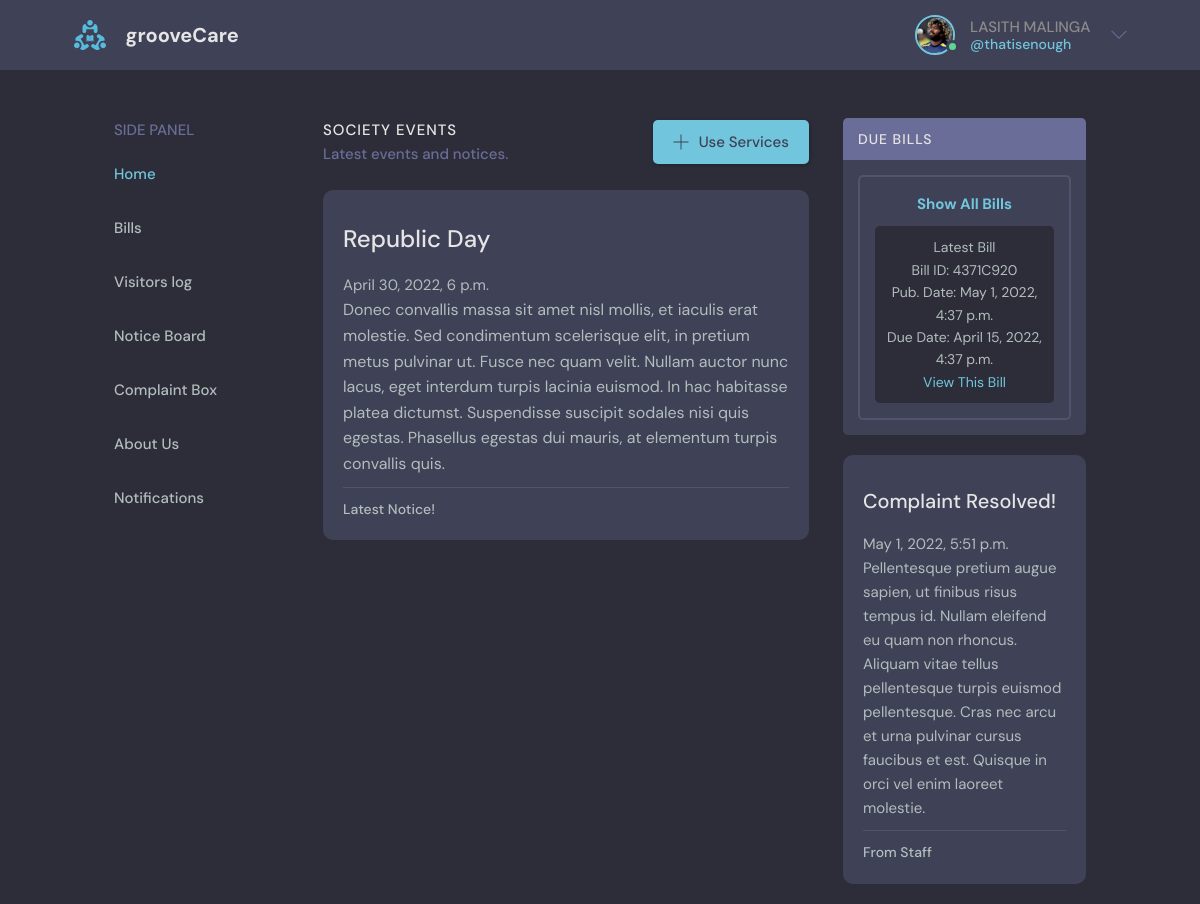
Screenshot of / (signed in) with the database file from the repository.
### main/models.py (models this page shows, shortened)
class Profile(models.Model):
    ch = (
        ("r", "Resident"),
        ("s", "Staff"),
        ("a", "Superuser")
    )
    user = models.OneToOneField(User, null=True, on_delete=models.CASCADE)
    name = models.CharField(max_length=100, null=True)
    email = models.EmailField()
    age = models.IntegerField(blank=True)
    flat_no = models.CharField(max_length=10)
    phone_number = models.IntegerField()
    photo = models.ImageField(null=True,upload_to='main/images', blank =True)
    status = models.CharField(max_length = 1, null=True, choices=ch)

class Notice(models.Model):
    ch = (
        ("y", "Show"),
        ("n", "Hide")
    )
    header_notice = CharField(max_length=100)
    details_notice = TextField()
    showtill = models.DateTimeField(blank=True, default=(datetime.datetime.now() + datetime.timedelta(days=1)))
    showflag = models.CharField(max_length=1, blank=True, choices=ch)
    publish_dt = models.DateTimeField(blank=True, default=datetime.datetime.now)

class Bills(models.Model):
    user = models.ForeignKey(User, null=True, on_delete=models.CASCADE)
    ch = (("y", "Paid"), ("n", "Pending"))
    status = models.CharField(max_length=1, choices=ch, blank=True)
    payment_time = models.DateTimeField(blank=True, default=datetime.datetime.now)
    bill_id = models.CharField(max_length=100, null=True)
    repairs_maintenance_charges = models.IntegerField()
    society_service_charges = models.IntegerField()
    sinking_fund_charges = models.IntegerField(default=80)
    parking_charges = models.IntegerField(default=100)
    charity_charges = models.IntegerField(default=20)
    previous_dues = models.IntegerField(default=0, null=True)
    publish_date = models.DateTimeField(default=datetime.datetime.now, blank=True)
    due_date = models.DateTimeField(blank=True)
    flat_no_and_date = models.CharField(max_length=100)

class Complaint(models.Model):
    username = models.CharField(max_length=100, null=True)
    name = models.CharField(max_length=100, null=True)
    flat_no = models.CharField(max_length=100, null=True)
    date = models.DateTimeField(null=True)
    subject = models.CharField(null=True, max_length=100)
    content = models.TextField(null=True)
    ch =(("y", "Resolved"), ("n", "Not Resolved"))
    status = models.CharField(max_length=1,null=True, choices=ch)
    resolve_msg = models.TextField(null=True)
    resolve_time = models.DateTimeField(null=True)
    complaint_user = models.ForeignKey(User, null=True, on_delete=models.CASCADE)

### main/views.py (the view)
# urls.py: path('', views.homepage, name='homepage'),
def homepage(request):
    if request.user.is_authenticated:
        max = Notice.objects.get(id = 1)
        utc=pytz.UTC
        maxtime = max.publish_dt.replace(tzinfo=utc)
        for notice in Notice.objects.all():
            noticetime = notice.publish_dt.replace(tzinfo = utc)
            maxtime = max.publish_dt.replace(tzinfo=utc)
            if notice.showflag == 'y':
                if noticetime > maxtime:
                    newestnotice = notice
                    max = notice
                else:
                    newestnotice = max
        max = Complaint.objects.filter(complaint_user = request.user)
        newestc=[]
        if max:
            maxi = max[0]
            user = request.user
            utc=pytz.UTC
            newestc = []
            if maxi.status == 'y':
                maxitime = maxi.resolve_time.replace(tzinfo=utc)
                if user.is_authenticated:
                    for c in Complaint.objects.filter(complaint_user = request.user):
                        if c.status == 'y':
                            ctime = c.resolve_time.replace(tzinfo = utc)
                            maxitime = maxi.resolve_time.replace(tzinfo=utc)
                            if ctime > maxitime:
                                newestc = c
                                maxi = c
                            else:
                                newestc = maxi
        if request.user.username == 'admin':
            newestc = []
            billsend=[]
        else:
            max = Bills.objects.filter(user = request.user)
            billsend=[]
            if max:
                for b in max:
                    x = b.bill_id
                maxi = Bills.objects.get(bill_id = x)
                user = request.user
                utc=pytz.UTC
                maxitime = maxi.publish_date.replace(tzinfo=utc)
                if user.is_authenticated:
                    for bill in Bills.objects.filter(user = request.user):
                        if bill.status == 'n':
                            billtime = bill.publish_date.replace(tzinfo=utc)
                            maxitime = maxi.publish_date.replace(tzinfo=utc)
                            if billtime>maxitime:
                                billsend = billtime
                                maxi = billtime
                            else:
                                billsend = maxi
        return render(request=request,
                    template_name='main/home.html',
                    context={'notice':newestnotice, 'complaint':newestc, 'bill':billsend, 'iprofile':Profile.objects.all()})
    else:
        return redirect('main:login')

### main/templates/main/home.html (shortened to what this page needs)
{% extends "main/header.html" %} {% block content %}
{% load static %}
{% if user.is_authenticated %}
<div class="roomList">
  <div class="roomList__header">
    <div>
      <h2>Society Events</h2>
      <p>Latest events and notices.</p>
    </div>
    <a class="btn btn--main" href="/service">
      <svg version="1.1" xmlns="http://www.w3.org/2000/svg" width="32" height="32" viewBox="0 0 32 32">
        <title>add</title>
        <path
          d="M16.943 0.943h-1.885v14.115h-14.115v1.885h14.115v14.115h1.885v-14.115h14.115v-1.885h-14.115v-14.115z"
        ></path>
      </svg>
      Use Services
    </a>
  </div>
  <div class="roomListRoom">
    <div class="roomListRoom__content">
      <a href="/noticeboard" style="font-size: x-large;">{{notice.header_notice}}</a>
      <br><span>{{notice.publish_dt}}</span>
      <p style="font-size: medium;">
        {{notice.details_notice|safe}}
      </p>
    </div>
    <div class="roomListRoom__meta">
      <a class="roomListRoom__joined">
        Latest Notice!
      </a>
    </div>
  </div>
</div>
<div>
<div class="activities">
  <div class="activities__header">
    <h2>Due Bills</h2>
  </div>
  <div class="activities__box">
    <div class="activities__boxHeader roomListRoom__header">
      <a href="/" class="roomListRoom__author">
        <h1><a href="/searchbill">Show All Bills</a></h1>
      </a>
    </div>
    <div class="activities__boxContent ">
      <div class="activities__boxRoomContent" style="text-align: center;">
        Latest Bill <br>
        Bill ID: {{bill.bill_id}}
        <p>Pub. Date: {{bill.publish_date}}</p>
        <P>Due Date: {{bill.due_date}}</P>
        <p><a href="/bill/{{bill.id}}">View This Bill</a></p>
      </div>
    </div>
  </div>
</div>
{% if complaint %}
<div class="roomListRoom" style="margin: 20px 0;">
  <div class="roomListRoom__content">
    <a href="/notif">Complaint Resolved!</a>
    <p>{{complaint.resolve_time}}</p>
    <p>
      {{complaint.resolve_msg|safe}}
    </p>
  </div>
  <div class="roomListRoom__meta">
    <a class="roomListRoom__joined">
      From Staff
    </a>
  </div>
</div>
{% endif %}
</div>
{% endif %}
{% endblock %}

### main/templates/main/includes/nav.html (shortened to what this page needs)
{% load static %}
<header class="header header--loggedIn">
	<div class="container">
		<a href="/" class="header__logo">
			<img src="{% static 'images/logo.svg' %}" />
			<h1>grooveCare</h1></a
		>
		<nav class="header__menu">
			{% if user.is_authenticated %}
			<div class="header__user">
				<a href="/">
					<div class="avatar avatar--medium active">
						{% for p in iprofile %} {% if p.user == user %}
						<img src="{{p.photo.url}}" />
						{% endif %} {% endfor %}
					</div>
					<p>
						{% for p in iprofile %} {% if p.user == user %}
						{{p.name}} {% endif %} {% endfor %}<span
							>@{{user.username}}</span
						>
					</p>
				</a>
				<button class="dropdown-button">
					<svg
						version="1.1"
						xmlns="http://www.w3.org/2000/svg"
						width="32"
						height="32"
						viewBox="0 0 32 32"
					>
						<title>More</title>
						<path
							d="M16 21l-13-13h-3l16 16 16-16h-3l-13 13z"
						></path>
					</svg>
				</button>
			</div>
			{% else %}
			<a href="/login">
				<img src="{% static 'images/avatar.svg' %}" />
				<p>Login</p>
			</a>
			{% endif %}
		</nav>
	</div>
</header>

### main/static/main/css/style.css (style rules this page uses)
* { font-family: "DM Sans", -apple-system, BlinkMacSystemFont, "Segoe UI", Roboto, Oxygen, Ubuntu, Cantarell, "Open Sans", "Helvetica Neue", sans-serif; margin: 0; padding: 0; box-sizing: border-box; text-rendering: optimizeLegibility; font-size: inherit; }
body { line-height: 1.6; font-weight: 400; font-size: 1.5rem; color: var(--color-light-gray); background-color: var(--color-bg); min-height: 100vh; }
img { width: 100%; }
a { display: inline-block; color: var(--color-main); text-decoration: none; }
.container { max-width: 120rem; width: 90%; margin: auto; }
.btn { background-color: transparent; border: none; display: inline-flex; align-items: center; gap: 1rem; cursor: pointer; transition: all ease-in-out 0.3s; padding: 1rem 2rem; border-radius: 5px; box-shadow: 1px 1px 3px 1px rgba(0, 0, 0, 0.15); font-weight: 500; }
.btn--main { background-color: var(--color-main); color: var(--color-dark); }
.btn > svg { fill: currentColor; width: 1.6rem; height: 1.6rem; }
.avatar { position: relative; display: inline-block; border-radius: 50%; border: 2px solid var(--color-main); }
.avatar img { display: block; border-radius: 50%; object-fit: cover; object-position: center; }
.avatar::after { content: ""; display: block; position: absolute; background-color: var(--color-gray); z-index: 111; border-radius: 50%; border: 0.3rem solid var(--color-dark); }
.avatar.active::after { background-color: var(--color-success); }
.avatar.avatar--medium img { width: 3.6rem; height: 3.6rem; border-radius: 50%; }
.avatar.avatar--medium:after { width: 0.7rem; height: 0.7rem; bottom: 0px; right: -6px; }
.header { padding: 1.5rem; background-color: var(--color-dark); }
.header > .container { display: flex; gap: 9.5rem; }
.header__logo, .header__user { display: flex; gap: 2rem; align-items: center; }
.header__logo > img { height: 3.2rem; width: 3.2rem; }
.header__logo > h1 { font-weight: 700; font-size: 2rem; color: var(--color-light); }
.header__menu { margin-left: auto; position: relative; }
.header__menu a { display: flex; gap: 1.5rem; align-items: center; font-weight: 500; text-decoration: none; color: var(--color-gray); }
.header__menu img { height: 3.6rem; }
.header__menu p { line-height: 1.2; }
.header__menu span { color: var(--color-main); font-weight: 500; font-size: 1.4rem; display: block; }
.header__menu svg { width: 1.6rem; height: 1.6rem; fill: var(--color-dark-light); }
.dropdown-button { background: transparent; border: 0; outline: 0; cursor: pointer; }
.layout--3 > .container > div:nth-child(2) { flex-basis: 50%; }
.layout--3 > .container > div:last-child { flex-basis: 25%; }
.roomList__header { display: flex; justify-content: space-between; align-items: center; margin-bottom: 2.4rem; }
.roomList__header h2 { text-transform: uppercase; font-weight: 500; color: var(--color-light); letter-spacing: 1px; }
.roomList__header p { font-weight: 500; color: var(--color-dark-light); }
.roomListRoom { margin-bottom: 2.4rem; background-color: var(--color-dark); border-radius: 1rem; padding: 2rem; }
.roomListRoom__header { display: flex; justify-content: space-between; align-items: center; }
.roomListRoom__author { font-weight: 500; display: flex; align-items: center; gap: 1rem; }
.roomListRoom__content { margin: 1rem 0; }
.roomListRoom__content a { font-size: 2rem; font-weight: 500; margin-bottom: 1.5rem; color: var(--color-light); transition: all 0.3s ease-in-out; }
.roomListRoom__meta { border-top: 1px solid var(--color-dark-medium); padding-top: 1rem; display: flex; align-items: center; justify-content: space-between; }
.roomListRoom__joined { color: var(--color-light-gray); display: flex; align-items: center; gap: 1rem; font-size: 1.4rem; font-weight: 500; }
.activities { background: var(--color-dark); border-radius: 5px; overflow: hidden; }
.activities__header h2 { background-color: var(--color-dark-light); text-transform: uppercase; font-weight: 500; padding: 1rem 1.5rem; color: var(--color-light); letter-spacing: 1px; font-size: 1.4rem; }
.activities__box { margin: 1.5rem; padding: 1.5rem; border: 2px solid var(--color-dark-medium); border-radius: 5px; }
.activities__boxContent { margin-left: 4.2rem; }
.activities__boxContent { font-size: 1.4rem; }
.activities__boxRoomContent { background: var(--color-bg); padding: 1rem; border-radius: 5px; margin-top: 1rem; margin-left: -4.2rem; }

### rows the page displays
Profile: photo (picture), name "LASITH MALINGA"
Notice: header_notice "Republic Day", publish_dt "April 30, 2022, 6 p.m.", details_notice "Donec convallis massa sit amet nisl mollis, et iaculis erat molestie. Sed condimentum scelerisque elit, in pretium metus pulvinar ut. Fusce nec quam velit. Nullam auctor nunc lacus, eget interdum turpis lacinia euismod. In hac habitasse platea dictumst. Suspendisse suscipit sodales nisi quis egestas. Phasellus egestas dui mauris, at elementum turpis convallis quis."
Bills: bill_id "4371C920", publish_date "May 1, 2022, 4:37 p.m.", due_date "April 15, 2022, 4:37 p.m."
Complaint: resolve_time "May 1, 2022, 5:51 p.m.", resolve_msg "Pellentesque pretium augue sapien, ut finibus risus tempus id. Nullam eleifend eu quam non rhoncus. Aliquam vitae tellus pellentesque turpis euismod pellentesque. Cras nec arcu et urna pulvinar cursus faucibus et est. Quisque in orci vel enim laoreet molestie."

### other values shown
{{ user.username }} "thatisenough"
